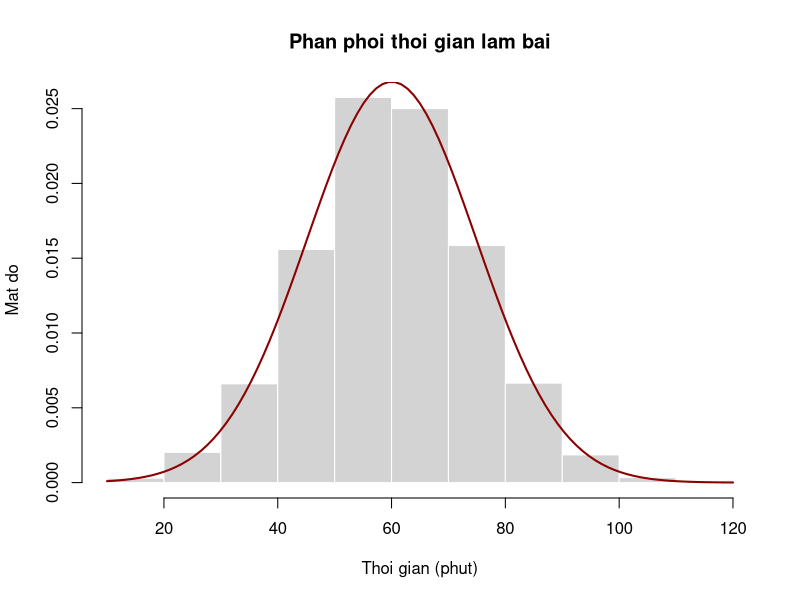
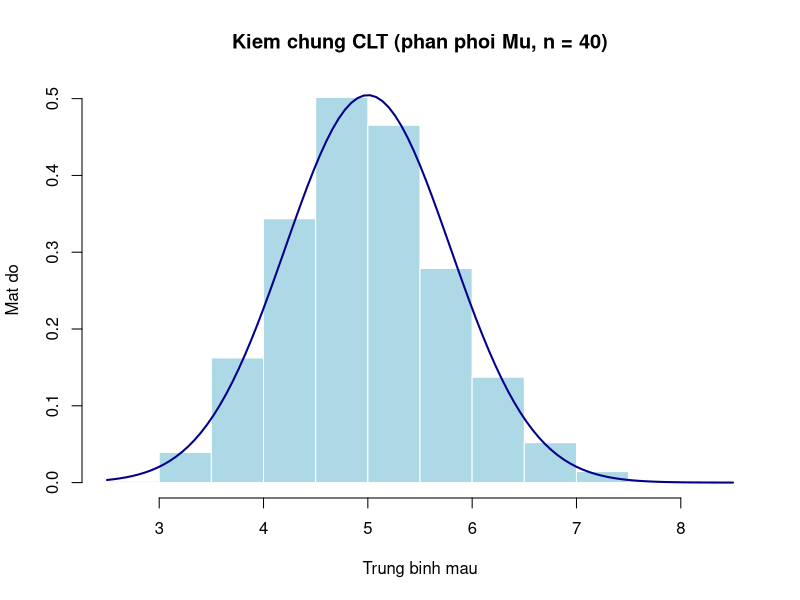
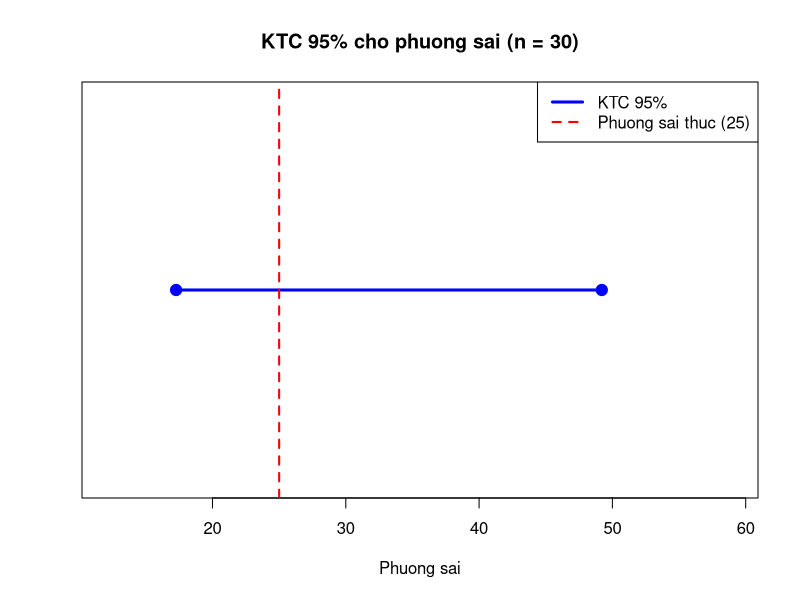
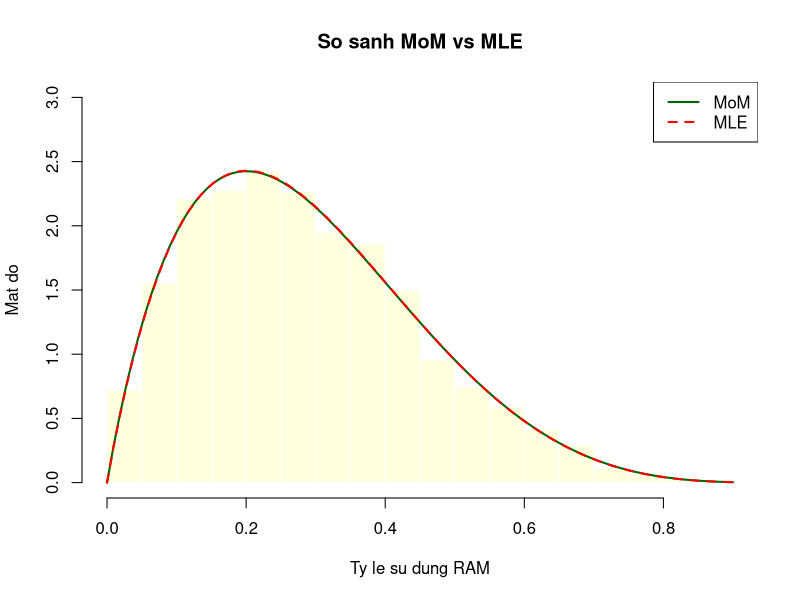

R code for these plots, in order:
## ---- chunk 1
knitr::opts_chunk$set(echo = TRUE, warning = FALSE, message = FALSE)
set.seed(123)
## ---- chunk 2
raw_time <- rnorm(5000, mean = 60, sd = 15)

# chen 150 NA
na_indices <- sample(1:5000, 150)
raw_time[na_indices] <- NA

# chen 50 gia tri am (chi chon tu cac vi tri chua bi NA)
non_na_indices <- which(!is.na(raw_time))
neg_indices <- sample(non_na_indices, 50)
raw_time[neg_indices] <- runif(50, -30, -1)
## ---- chunk 3
cleaned_time <- raw_time[!is.na(raw_time) & raw_time >= 0]
final_data <- data.frame(Time = cleaned_time)
cat("So quan sat sau khi loc:", nrow(final_data))
## ---- chunk 4
mean_time <- mean(final_data$Time)
sd_time <- sd(final_data$Time)
cat("X_bar =", round(mean_time, 4), "\n")
cat("S =", round(sd_time, 4))

hist(final_data$Time, freq = FALSE,
     main = "Phan phoi thoi gian lam bai",
     xlab = "Thoi gian (phut)", ylab = "Mat do",
     col = "lightgray", border = "white")

curve(dnorm(x, mean = mean_time, sd = sd_time),
      add = TRUE, col = "darkred", lwd = 2)
## ---- chunk 5
prob_early <- pnorm(45, mean = mean_time, sd = sd_time)
cat("P(X < 45) =", round(prob_early, 4))
## ---- chunk 6
reward_threshold <- qnorm(0.05, mean = mean_time, sd = sd_time)
cat("Moc thoi gian nhan thuong:", round(reward_threshold, 2), "phut")
## ---- chunk 7
simulate_clt_exp <- function(n, lambda, num_rep = 5000) {
  means <- numeric(num_rep)
  for (i in 1:num_rep) {
    mau <- rexp(n, rate = lambda)
    means[i] <- mean(mau)
  }
  means
}
## ---- chunk 8
n_clt <- 40
lambda_clt <- 0.2
sim_means <- simulate_clt_exp(n = n_clt, lambda = lambda_clt)

# tham so ly thuyet
mu_theory <- 1 / lambda_clt          # = 5
var_theory <- 1 / (n_clt * lambda_clt^2)  # = 0.625
sd_theory <- sqrt(var_theory)

hist(sim_means, freq = FALSE,
     main = "Kiem chung CLT (phan phoi Mu, n = 40)",
     xlab = "Trung binh mau", ylab = "Mat do",
     col = "lightblue", border = "white")

curve(dnorm(x, mean = mu_theory, sd = sd_theory),
      add = TRUE, col = "darkblue", lwd = 2)
## ---- chunk 9
single_sample <- rexp(30, rate = lambda_clt)
n_sub <- 30
s2 <- var(single_sample)

alpha_ci <- 0.05
chi_lo <- qchisq(1 - alpha_ci/2, df = n_sub - 1)
chi_hi <- qchisq(alpha_ci/2, df = n_sub - 1)

ci_lower <- (n_sub - 1) * s2 / chi_lo
ci_upper <- (n_sub - 1) * s2 / chi_hi

cat("S^2 =", round(s2, 4), "\n")
cat("KTC 95%: [", round(ci_lower, 4), ";", round(ci_upper, 4), "]\n")
cat("sigma^2 thuc te = 1/lambda^2 =", 1/lambda_clt^2)
## ---- chunk 10
df_report <- data.frame(
  Chi_so = c("Can duoi", "Can tren", "Do rong"),
  Gia_tri = round(c(ci_lower, ci_upper, ci_upper - ci_lower), 4)
)
print(df_report)

plot(NA, xlim = c(ci_lower * 0.7, ci_upper * 1.2),
     ylim = c(0.5, 1.5), yaxt = "n",
     xlab = "Phuong sai", ylab = "",
     main = "KTC 95% cho phuong sai (n = 30)")

lines(c(ci_lower, ci_upper), c(1, 1), col = "blue", lwd = 3)
points(c(ci_lower, ci_upper), c(1, 1),
       pch = 19, col = "blue", cex = 1.5)
abline(v = 1/lambda_clt^2, col = "red", lty = 2, lwd = 2)

legend("topright",
       legend = c("KTC 95%", "Phuong sai thuc (25)"),
       col = c("blue", "red"), lty = c(1, 2), lwd = c(3, 2))
## ---- chunk 11
final_data <- data.frame(
  ram_usage = rbeta(3000, shape1 = 2, shape2 = 5)
)
## ---- chunk 12
xbar <- mean(final_data$ram_usage)
s2_ram <- var(final_data$ram_usage)

# tinh he so chung
common <- (xbar * (1 - xbar) / s2_ram) - 1
alpha_mom <- xbar * common
beta_mom <- (1 - xbar) * common

cat("MoM: alpha =", round(alpha_mom, 4),
    "| beta =", round(beta_mom, 4))
## ---- chunk 13
nll_beta <- function(params, data) {
  a <- params[1]
  b <- params[2]
  -sum(dbeta(data, shape1 = a, shape2 = b, log = TRUE))
}

# lay ket qua MoM lam diem xuat phat
mle_fit <- nlminb(start = c(alpha_mom, beta_mom),
                  objective = nll_beta,
                  data = final_data$ram_usage,
                  lower = c(1e-5, 1e-5))

alpha_mle <- mle_fit$par[1]
beta_mle <- mle_fit$par[2]

cat("MLE: alpha =", round(alpha_mle, 4),
    "| beta =", round(beta_mle, 4))
## ---- chunk 14
hist(final_data$ram_usage, freq = FALSE,
     main = "So sanh MoM vs MLE",
     xlab = "Ty le su dung RAM", ylab = "Mat do",
     col = "lightyellow", border = "white",
     ylim = c(0, 3))

curve(dbeta(x, shape1 = alpha_mom, shape2 = beta_mom),
      add = TRUE, col = "darkgreen", lwd = 2)

curve(dbeta(x, shape1 = alpha_mle, shape2 = beta_mle),
      add = TRUE, col = "red", lty = 2, lwd = 2)

legend("topright",
       legend = c("MoM", "MLE"),
       col = c("darkgreen", "red"),
       lty = c(1, 2), lwd = c(2, 2))
## ---- chunk 15
n_ram <- length(final_data$ram_usage)
alpha_med <- 0.01

# chi so thu tu k va r
k <- qbinom(alpha_med / 2, size = n_ram, prob = 0.5)
r <- qbinom(1 - alpha_med / 2, size = n_ram, prob = 0.5) + 1

sorted_ram <- sort(final_data$ram_usage)

cat("KTC 99% cho Median: [", round(sorted_ram[k], 4),
    ";", round(sorted_ram[r], 4), "]\n")
cat("Median mau:", round(median(final_data$ram_usage), 4))
